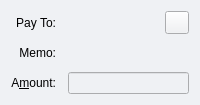
  <widget class="QFrame" name="SendCoins_UnauthenticatedPaymentRequest">
   <property name="palette">
    <palette>
     <active>
      <colorrole role="WindowText">
       <brush brushstyle="SolidPattern">
        <color alpha="255">
         <red>0</red>
         <green>0</green>
         <blue>0</blue>
        </color>
       </brush>
      </colorrole>
      <colorrole role="Button">
       <brush brushstyle="SolidPattern">
        <color alpha="255">
         <red>239</red>
         <green>241</green>
         <blue>244</blue>
        </color>
       </brush>
      </colorrole>
      <colorrole role="Light">
       <brush brushstyle="SolidPattern">
        <color alpha="255">
         <red>255</red>
         <green>255</green>
         <blue>255</blue>
        </color>
       </brush>
      </colorrole>
      <colorrole role="Midlight">
       <brush brushstyle="SolidPattern">
        <color alpha="255">
         <red>255</red>
         <green>255</green>
         <blue>191</blue>
        </color>
       </brush>
      </colorrole>
      <colorrole role="Dark">
       <brush brushstyle="SolidPattern">
        <color alpha="255">
         <red>127</red>
         <green>127</green>
         <blue>63</blue>
        </color>
       </brush>
      </colorrole>
      <colorrole role="Mid">
       <brush brushstyle="SolidPattern">
        <color alpha="255">
         <red>170</red>
         <green>170</green>
         <blue>84</blue>
        </color>
       </brush>
      </colorrole>
      <colorrole role="Text">
       <brush brushstyle="SolidPattern">
        <color alpha="255">
         <red>0</red>
         <green>0</green>
         <blue>0</blue>
        </color>
       </brush>
      </colorrole>
      <colorrole role="BrightText">
       <brush brushstyle="SolidPattern">
        <color alpha="255">
         <red>255</red>
         <green>255</green>
         <blue>255</blue>
        </color>
       </brush>
      </colorrole>
      <colorrole role="ButtonText">
       <brush brushstyle="SolidPattern">
        <color alpha="255">
         <red>0</red>
         <green>0</green>
         <blue>0</blue>
        </color>
       </brush>
      </colorrole>
      <colorrole role="Base">
       <brush brushstyle="SolidPattern">
        <color alpha="255">
         <red>239</red>
         <green>241</green>
         <blue>244</blue>
        </color>
       </brush>
      </colorrole>
      <colorrole role="Window">
       <brush brushstyle="SolidPattern">
        <color alpha="255">
         <red>239</red>
         <green>241</green>
         <blue>244</blue>
        </color>
       </brush>
      </colorrole>
      <colorrole role="Shadow">
       <brush brushstyle="SolidPattern">
        <color alpha="255">
         <red>0</red>
         <green>0</green>
         <blue>0</blue>
        </color>
       </brush>
      </colorrole>
      <colorrole role="AlternateBase">
       <brush brushstyle="SolidPattern">
        <color alpha="255">
         <red>255</red>
         <green>255</green>
         <blue>191</blue>
        </color>
       </brush>
      </colorrole>
      <colorrole role="ToolTipBase">
       <brush brushstyle="SolidPattern">
        <color alpha="255">
         <red>255</red>
         <green>255</green>
         <blue>220</blue>
        </color>
       </brush>
      </colorrole>
      <colorrole role="ToolTipText">
       <brush brushstyle="SolidPattern">
        <color alpha="255">
         <red>0</red>
         <green>0</green>
         <blue>0</blue>
        </color>
       </brush>
      </colorrole>
      <colorrole role="PlaceholderText">
       <brush brushstyle="NoBrush">
        <color alpha="128">
         <red>0</red>
         <green>0</green>
         <blue>0</blue>
        </color>
       </brush>
      </colorrole>
     </active>
     <inactive>
      <colorrole role="WindowText">
       <brush brushstyle="SolidPattern">
        <color alpha="255">
         <red>0</red>
         <green>0</green>
         <blue>0</blue>
        </color>
       </brush>
      </colorrole>
      <colorrole role="Button">
       <brush brushstyle="SolidPattern">
        <color alpha="255">
         <red>239</red>
         <green>241</green>
         <blue>244</blue>
        </color>
       </brush>
      </colorrole>
      <colorrole role="Light">
       <brush brushstyle="SolidPattern">
        <color alpha="255">
         <red>255</red>
         <green>255</green>
         <blue>255</blue>
        </color>
       </brush>
      </colorrole>
      <colorrole role="Midlight">
       <brush brushstyle="SolidPattern">
        <color alpha="255">
         <red>255</red>
         <green>255</green>
         <blue>191</blue>
        </color>
       </brush>
      </colorrole>
      <colorrole role="Dark">
       <brush brushstyle="SolidPattern">
        <color alpha="255">
         <red>127</red>
         <green>127</green>
         <blue>63</blue>
        </color>
       </brush>
      </colorrole>
      <colorrole role="Mid">
       <brush brushstyle="SolidPattern">
        <color alpha="255">
         <red>170</red>
         <green>170</green>
         <blue>84</blue>
        </color>
       </brush>
      </colorrole>
      <colorrole role="Text">
       <brush brushstyle="SolidPattern">
        <color alpha="255">
         <red>0</red>
         <green>0</green>
         <blue>0</blue>
        </color>
       </brush>
      </colorrole>
      <colorrole role="BrightText">
       <brush brushstyle="SolidPattern">
        <color alpha="255">
         <red>255</red>
         <green>255</green>
         <blue>255</blue>
        </color>
       </brush>
      </colorrole>
      <colorrole role="ButtonText">
       <brush brushstyle="SolidPattern">
        <color alpha="255">
         <red>0</red>
         <green>0</green>
         <blue>0</blue>
        </color>
       </brush>
      </colorrole>
      <colorrole role="Base">
       <brush brushstyle="SolidPattern">
        <color alpha="255">
         <red>239</red>
         <green>241</green>
         <blue>244</blue>
        </color>
       </brush>
      </colorrole>
      <colorrole role="Window">
       <brush brushstyle="SolidPattern">
        <color alpha="255">
         <red>239</red>
         <green>241</green>
         <blue>244</blue>
        </color>
       </brush>
      </colorrole>
      <colorrole role="Shadow">
       <brush brushstyle="SolidPattern">
        <color alpha="255">
         <red>0</red>
         <green>0</green>
         <blue>0</blue>
        </color>
       </brush>
      </colorrole>
      <colorrole role="AlternateBase">
       <brush brushstyle="SolidPattern">
        <color alpha="255">
         <red>255</red>
         <green>255</green>
         <blue>191</blue>
        </color>
       </brush>
      </colorrole>
      <colorrole role="ToolTipBase">
       <brush brushstyle="SolidPattern">
        <color alpha="255">
         <red>255</red>
         <green>255</green>
         <blue>220</blue>
        </color>
       </brush>
      </colorrole>
      <colorrole role="ToolTipText">
       <brush brushstyle="SolidPattern">
        <color alpha="255">
         <red>0</red>
         <green>0</green>
         <blue>0</blue>
        </color>
       </brush>
      </colorrole>
      <colorrole role="PlaceholderText">
       <brush brushstyle="NoBrush">
        <color alpha="128">
         <red>0</red>
         <green>0</green>
         <blue>0</blue>
        </color>
       </brush>
      </colorrole>
     </inactive>
     <disabled>
      <colorrole role="WindowText">
       <brush brushstyle="SolidPattern">
        <color alpha="255">
         <red>127</red>
         <green>127</green>
         <blue>63</blue>
        </color>
       </brush>
      </colorrole>
      <colorrole role="Button">
       <brush brushstyle="SolidPattern">
        <color alpha="255">
         <red>239</red>
         <green>241</green>
         <blue>244</blue>
        </color>
       </brush>
      </colorrole>
      <colorrole role="Light">
       <brush brushstyle="SolidPattern">
        <color alpha="255">
         <red>255</red>
         <green>255</green>
         <blue>255</blue>
        </color>
       </brush>
      </colorrole>
      <colorrole role="Midlight">
       <brush brushstyle="SolidPattern">
        <color alpha="255">
         <red>255</red>
         <green>255</green>
         <blue>191</blue>
        </color>
       </brush>
      </colorrole>
      <colorrole role="Dark">
       <brush brushstyle="SolidPattern">
        <color alpha="255">
         <red>127</red>
         <green>127</green>
         <blue>63</blue>
        </color>
       </brush>
      </colorrole>
      <colorrole role="Mid">
       <brush brushstyle="SolidPattern">
        <color alpha="255">
         <red>170</red>
         <green>170</green>
         <blue>84</blue>
        </color>
       </brush>
      </colorrole>
      <colorrole role="Text">
       <brush brushstyle="SolidPattern">
        <color alpha="255">
         <red>127</red>
         <green>127</green>
         <blue>63</blue>
        </color>
       </brush>
      </colorrole>
      <colorrole role="BrightText">
       <brush brushstyle="SolidPattern">
        <color alpha="255">
         <red>255</red>
         <green>255</green>
         <blue>255</blue>
        </color>
       </brush>
      </colorrole>
      <colorrole role="ButtonText">
       <brush brushstyle="SolidPattern">
        <color alpha="255">
         <red>127</red>
         <green>127</green>
         <blue>63</blue>
        </color>
       </brush>
      </colorrole>
      <colorrole role="Base">
       <brush brushstyle="SolidPattern">
        <color alpha="255">
         <red>239</red>
         <green>241</green>
         <blue>244</blue>
        </color>
       </brush>
      </colorrole>
      <colorrole role="Window">
       <brush brushstyle="SolidPattern">
        <color alpha="255">
         <red>239</red>
         <green>241</green>
         <blue>244</blue>
        </color>
       </brush>
      </colorrole>
      <colorrole role="Shadow">
       <brush brushstyle="SolidPattern">
        <color alpha="255">
         <red>0</red>
         <green>0</green>
         <blue>0</blue>
        </color>
       </brush>
      </colorrole>
      <colorrole role="AlternateBase">
       <brush brushstyle="SolidPattern">
        <color alpha="255">
         <red>255</red>
         <green>255</green>
         <blue>127</blue>
        </color>
       </brush>
      </colorrole>
      <colorrole role="ToolTipBase">
       <brush brushstyle="SolidPattern">
        <color alpha="255">
         <red>255</red>
         <green>255</green>
         <blue>220</blue>
        </color>
       </brush>
      </colorrole>
      <colorrole role="ToolTipText">
       <brush brushstyle="SolidPattern">
        <color alpha="255">
         <red>0</red>
         <green>0</green>
         <blue>0</blue>
        </color>
       </brush>
      </colorrole>
      <colorrole role="PlaceholderText">
       <brush brushstyle="NoBrush">
        <color alpha="128">
         <red>0</red>
         <green>0</green>
         <blue>0</blue>
        </color>
       </brush>
      </colorrole>
     </disabled>
    </palette>
   </property>
   <property name="visible">
    <bool>false</bool>
   </property>
   <property name="toolTip">
    <string>This is an unauthenticated payment request.</string>
   </property>
   <property name="autoFillBackground">
    <bool>false</bool>
   </property>
   <property name="frameShape">
    <enum>QFrame::NoFrame</enum>
   </property>
   <layout class="QGridLayout" name="gridLayout_is">
    <property name="spacing">
     <number>12</number>
    </property>
    <item row="0" column="0">
     <widget class="QLabel" name="payToLabel_is">
      <property name="text">
       <string>Pay To:</string>
      </property>
      <property name="alignment">
       <set>Qt::AlignRight|Qt::AlignTrailing|Qt::AlignVCenter</set>
      </property>
     </widget>
    </item>
    <item row="0" column="1">
     <layout class="QHBoxLayout" name="payToLayout_is">
      <property name="spacing">
       <number>0</number>
      </property>
      <item>
       <widget class="QLabel" name="payTo_is"/>
      </item>
      <item>
       <widget class="QToolButton" name="deleteButton_is">
        <property name="toolTip">
         <string>Remove this entry</string>
        </property>
        <property name="text">
         <string/>
        </property>
        <property name="icon">
         <iconset resource="../odynstock.qrc">
          <normaloff>:/icons/remove</normaloff>:/icons/remove</iconset>
        </property>
       </widget>
      </item>
     </layout>
    </item>
    <item row="1" column="0">
     <widget class="QLabel" name="memoLabel_is">
      <property name="text">
       <string>Memo:</string>
      </property>
      <property name="alignment">
       <set>Qt::AlignRight|Qt::AlignTrailing|Qt::AlignVCenter</set>
      </property>
     </widget>
    </item>
    <item row="1" column="1">
     <widget class="QLabel" name="memoTextLabel_is">
      <property name="textFormat">
       <enum>Qt::PlainText</enum>
      </property>
     </widget>
    </item>
    <item row="2" column="0">
     <widget class="QLabel" name="amountLabel_is">
      <property name="text">
       <string>A&amp;mount:</string>
      </property>
      <property name="alignment">
       <set>Qt::AlignRight|Qt::AlignTrailing|Qt::AlignVCenter</set>
      </property>
      <property name="buddy">
       <cstring>payAmount_is</cstring>
      </property>
     </widget>
    </item>
    <item row="2" column="1">
     <widget class="OdynStockAmountField" name="payAmount_is">
      <property name="acceptDrops">
       <bool>false</bool>
      </property>
     </widget>
    </item>
   </layout>
  </widget>
